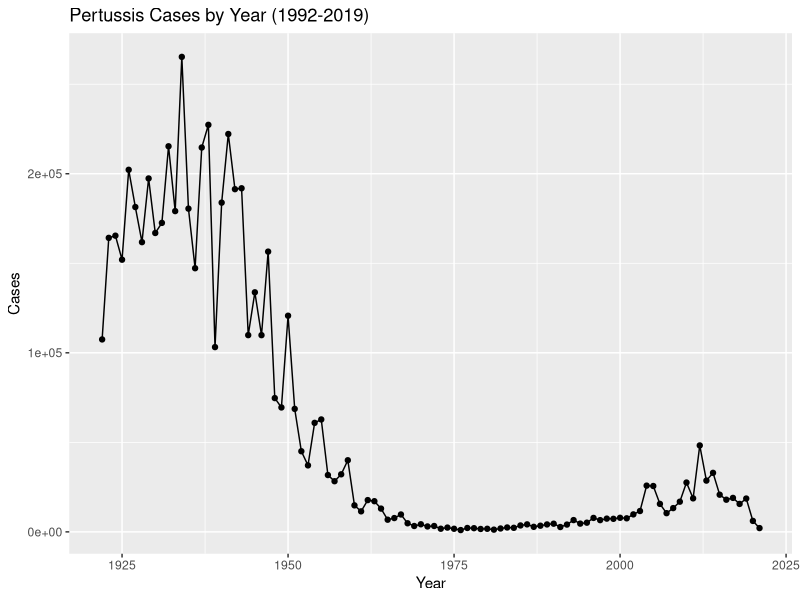
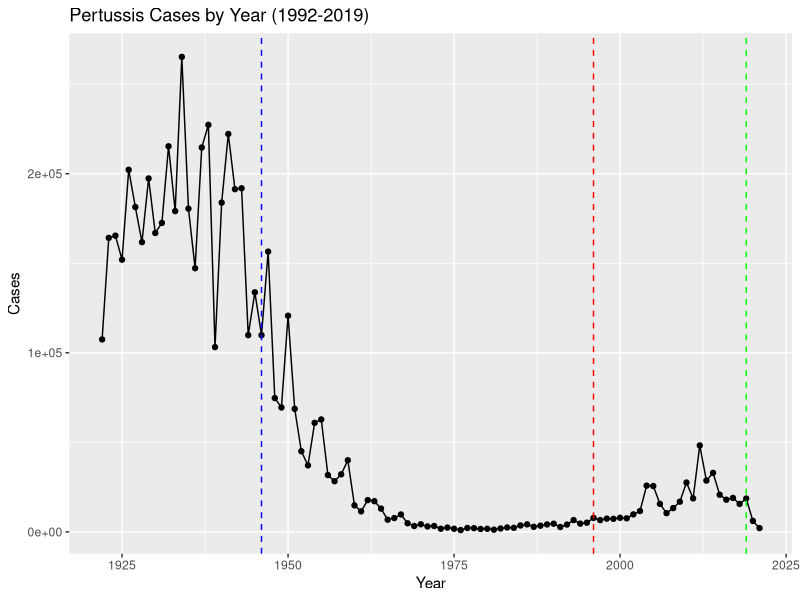

Here is the R script that generated these plots, in order: (Note: this script raises an error after producing the figures.)
## ---- chunk 1
echo = FALSE

cdc <- data.frame(
                                                                                                                                                                                                            Year = c(1922L,1923L,1924L,
                                                                                                                                                                                                                     1925L,1926L,1927L,
                                                                                                                                                                                                                     1928L,1929L,1930L,
                                                                                                                                                                                                                     1931L,1932L,1933L,
                                                                                                                                                                                                                     1934L,1935L,1936L,
                                                                                                                                                                                                                     1937L,1938L,1939L,
                                                                                                                                                                                                                     1940L,1941L,
                                                                                                                                                                                                                     1942L,1943L,1944L,
                                                                                                                                                                                                                     1945L,1946L,1947L,
                                                                                                                                                                                                                     1948L,1949L,1950L,
                                                                                                                                                                                                                     1951L,1952L,1953L,
                                                                                                                                                                                                                     1954L,1955L,1956L,
                                                                                                                                                                                                                     1957L,1958L,1959L,
                                                                                                                                                                                                                     1960L,1961L,
                                                                                                                                                                                                                     1962L,1963L,1964L,
                                                                                                                                                                                                                     1965L,1966L,1967L,
                                                                                                                                                                                                                     1968L,1969L,1970L,
                                                                                                                                                                                                                     1971L,1972L,1973L,
                                                                                                                                                                                                                     1974L,1975L,1976L,
                                                                                                                                                                                                                     1977L,1978L,1979L,
                                                                                                                                                                                                                     1980L,1981L,
                                                                                                                                                                                                                     1982L,1983L,1984L,
                                                                                                                                                                                                                     1985L,1986L,1987L,
                                                                                                                                                                                                                     1988L,1989L,1990L,
                                                                                                                                                                                                                     1991L,1992L,1993L,
                                                                                                                                                                                                                     1994L,1995L,1996L,
                                                                                                                                                                                                                     1997L,1998L,1999L,
                                                                                                                                                                                                                     2000L,2001L,
                                                                                                                                                                                                                     2002L,2003L,2004L,
                                                                                                                                                                                                                     2005L,2006L,2007L,
                                                                                                                                                                                                                     2008L,2009L,2010L,
                                                                                                                                                                                                                     2011L,2012L,2013L,
                                                                                                                                                                                                                     2014L,2015L,2016L,
                                                                                                                                                                                                                     2017L,2018L,2019L,
                                                                                                                                                                                                                     2020L,2021L),
                                                                                                                                                                                    Cases = c(107473,164191,165418,
                                                                                                                                                                                                                     152003,202210,
                                                                                                                                                                                                                     181411,161799,197371,
                                                                                                                                                                                                                     166914,172559,
                                                                                                                                                                                                                     215343,179135,265269,
                                                                                                                                                                                                                     180518,147237,
                                                                                                                                                                                                                     214652,227319,103188,
                                                                                                                                                                                                                     183866,222202,
                                                                                                                                                                                                                     191383,191890,109873,
                                                                                                                                                                                                                     133792,109860,
                                                                                                                                                                                                                     156517,74715,69479,
                                                                                                                                                                                                                     120718,68687,45030,
                                                                                                                                                                                                                     37129,60886,62786,
                                                                                                                                                                                                                     31732,28295,32148,
                                                                                                                                                                                                                     40005,14809,
                                                                                                                                                                                                                     11468,17749,17135,
                                                                                                                                                                                                                     13005,6799,7717,9718,
                                                                                                                                                                                                                     4810,3285,4249,
                                                                                                                                                                                                                     3036,3287,1759,
                                                                                                                                                                                                                     2402,1738,1010,2177,
                                                                                                                                                                                                                     2063,1623,1730,
                                                                                                                                                                                                                     1248,1895,2463,
                                                                                                                                                                                                                     2276,3589,4195,2823,
                                                                                                                                                                                                                     3450,4157,4570,
                                                                                                                                                                                                                     2719,4083,6586,
                                                                                                                                                                                                                     4617,5137,7796,6564,
                                                                                                                                                                                                                     7405,7298,7867,
                                                                                                                                                                                                                     7580,9771,11647,
                                                                                                                                                                                                                     25827,25616,15632,
                                                                                                                                                                                                                     10454,13278,16858,
                                                                                                                                                                                                                     27550,18719,48277,
                                                                                                                                                                                                                     28639,32971,
                                                                                                                                                                                                                     20762,17972,18975,
                                                                                                                                                                                                                     15609,18617,6124,
                                                                                                                                                                                                                     2116)
                                                                                                                                                                                  )
## ---- chunk 2
head(cdc)
## ---- chunk 3
library(ggplot2)

ggplot(cdc) + aes(Year, Cases) + geom_point() + geom_line() + labs(title = "Pertussis Cases by Year (1992-2019)")
## ---- chunk 4

ggplot(cdc) + aes(Year, Cases) + geom_point() + geom_line() + 
  labs(title = "Pertussis Cases by Year (1992-2019)") + 
  geom_vline(xintercept = 1946, linetype = "dashed", col = "blue") + 
  geom_vline(xintercept = 1996, linetype = "dashed", col = "red") + 
  geom_vline(xintercept = 2019, linetype = "dashed", col = "green") 
## ---- chunk 5
library(jsonlite)

# Subject table

subject <- read_json("http://cmi-pb.org/api/subject", simplifyVector = TRUE)
specimen <- read_json("http://cmi-pb.org/api/specimen", simplifyVector = TRUE)

titer <- read_json("http://cmi-pb.org/api/v4/plasma_ab_titer", simplifyVector = TRUE)

## ---- chunk 6
head(subject)
## ---- chunk 7
head(titer)
## ---- chunk 8
table(subject$infancy_vac)
## ---- chunk 9
table(subject$biological_sex)
## ---- chunk 10
table(subject$race, subject$biological_sex)
## ---- chunk 11
library(tidyverse)
## ---- chunk 12
today()
## ---- chunk 13
today() - mdy("11-28-2001")
## ---- chunk 14
time_length( today() - ymd("2002-08-18"), "years")
## ---- chunk 15
subject$age <- today() - ymd(subject$year_of_birth)
## ---- chunk 16
library(dplyr)

ap <- subject %>% filter(infancy_vac == "aP")

round( summary( time_length( ap$age, "years" ) ) )
## ---- chunk 17
# wP
wp <- subject %>% filter(infancy_vac == "wP")
round( summary( time_length( wp$age, "years" ) ) )
## ---- chunk 18
subject$age <- ymd(subject$date_of_boost) - ymd(subject$year_of_birth)

subject$age_year <- time_length(int, "year")

head(subject)
## ---- chunk 19
ggplot(subject) +
  aes(time_length(age, "year"),
      fill=as.factor(infancy_vac)) +
  geom_histogram(show.legend=FALSE) +
  facet_wrap(vars(infancy_vac), nrow=2) +
  xlab("Age in years")
## ---- chunk 20
meta <- inner_join(specimen, subject)

dim(meta)
head(meta)
## ---- chunk 21
head(titer)
## ---- chunk 22
abdata <- inner_join(titer, meta)

dim(abdata)
head(abdata)
## ---- chunk 23
table(abdata$isotype)
## ---- chunk 24
table(abdata$dataset)
## ---- chunk 25
igg <- abdata %>% filter(isotype == "IgG")

head(igg)
## ---- chunk 26
ggplot(igg) + aes(MFI_normalised, antigen) + geom_boxplot()
## ---- chunk 27
ggplot(igg) + 
  aes(MFI_normalised, antigen, col = infancy_vac) + 
  geom_boxplot()

## ---- chunk 28
ggplot(igg) + 
  aes(MFI_normalised, antigen) + 
  geom_boxplot() + xlim(0,75) + facet_wrap(vars(visit), nrow=2)
## ---- chunk 29
head(igg)
## ---- chunk 30
igg.pt <- igg %>% filter(antigen == "PT", dataset == "2021_dataset")
## ---- chunk 31
ggplot(igg.pt) + 
  aes(planned_day_relative_to_boost, MFI_normalised, 
      col = infancy_vac, group = subject_id) + 
  geom_point() + geom_line() + geom_vline(xintercept = 0, linetype = "dashed", col = "black") + 
  geom_line() + geom_vline(xintercept = 14, linetype = "dashed", col = "black") 
